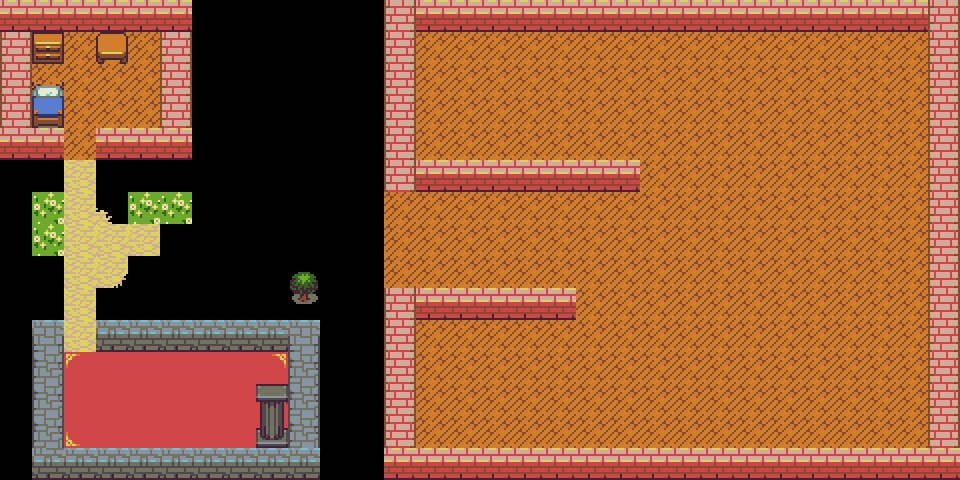

This game map was drawn from its Tiled (.tmx) file and the tilesets committed beside it. A one-line description and the full map source follow:
An orthogonal 30x15 tile map with 32x32 px tiles, 2 tile layers (background, house), 2 tilesets and 21 objects.

<map version="1.0" tiledversion="1.2.1" orientation="orthogonal" renderorder="right-down" width="30" height="15" tilewidth="32" tileheight="32" infinite="0" nextlayerid="19" nextobjectid="47">
 <tileset firstgid="1" source="16.tsx" />
 <tileset firstgid="257" source="person.tsx" />
 <layer id="12" name="background" width="30" height="15">
  <data encoding="csv">
0,0,0,0,0,0,0,0,0,0,0,0,0,0,0,0,0,0,0,0,0,0,0,0,0,0,0,0,0,0,
0,69,69,69,69,0,0,0,0,0,0,0,0,69,69,69,69,69,69,69,69,69,69,69,69,69,69,69,69,0,
0,69,69,69,69,0,0,0,0,0,0,0,0,69,69,69,69,69,69,69,69,69,69,69,69,69,69,69,69,0,
0,69,69,69,69,0,0,0,0,0,0,0,0,69,69,69,69,69,69,69,69,69,69,69,69,69,69,69,69,0,
0,0,69,0,0,0,0,0,0,0,0,0,0,69,69,69,69,69,69,69,69,69,69,69,69,69,69,69,69,0,
0,0,60,0,0,0,0,0,0,0,0,0,0,69,69,69,69,69,69,69,69,69,69,69,69,69,69,69,69,0,
0,48,60,62,48,48,0,0,0,0,0,0,69,69,69,69,69,69,69,69,69,69,69,69,69,69,69,69,69,0,
0,48,60,60,60,0,0,0,0,0,0,0,69,69,69,69,69,69,69,69,69,69,69,69,69,69,69,69,69,0,
0,0,60,80,0,0,0,0,0,57,0,0,69,69,69,69,69,69,69,69,69,69,69,69,69,69,69,69,69,0,
0,0,60,0,0,0,0,0,0,73,0,0,0,69,69,69,69,69,69,69,69,69,69,69,69,69,69,69,69,0,
0,0,60,0,0,0,0,0,0,0,0,0,0,69,69,69,69,69,69,69,69,69,69,69,69,69,69,69,69,0,
0,0,95,94,94,94,94,94,96,0,0,0,0,69,69,69,69,69,69,69,69,69,69,69,69,69,69,69,69,0,
0,0,94,94,94,94,94,94,94,0,0,0,0,69,69,69,69,69,69,69,69,69,69,69,69,69,69,69,69,0,
0,0,111,94,94,94,94,94,112,0,0,0,0,69,69,69,69,69,69,69,69,69,69,69,69,69,69,69,69,0,
0,0,0,0,0,0,0,0,0,0,0,0,0,0,0,0,0,0,0,0,0,0,0,0,0,0,0,0,0,0
</data>
 </layer>
 <layer id="13" name="house" width="30" height="15">
  <data encoding="csv">
13,13,13,13,13,13,0,0,0,0,0,0,14,13,13,13,13,13,13,13,13,13,13,13,13,13,13,13,13,14,
14,109,0,108,0,14,0,0,0,0,0,0,14,0,0,0,0,0,0,0,0,0,0,0,0,0,0,0,0,14,
14,52,0,0,0,14,0,0,0,0,0,0,14,0,0,0,0,0,0,0,0,0,0,0,0,0,0,0,0,14,
14,68,0,0,0,14,0,0,0,0,0,0,14,0,0,0,0,0,0,0,0,0,0,0,0,0,0,0,0,14,
15,13,0,13,13,13,0,0,0,0,0,0,14,0,0,0,0,0,0,0,0,0,0,0,0,0,0,0,0,14,
0,0,0,0,0,0,0,0,0,0,0,0,14,13,13,13,13,13,13,13,0,0,0,0,0,0,0,0,0,14,
0,0,0,0,0,0,0,0,0,0,0,0,0,0,0,0,0,0,0,0,0,0,0,0,0,0,0,0,0,14,
0,0,0,0,0,0,0,0,0,0,0,0,0,0,0,0,0,0,0,0,0,0,0,0,0,0,0,0,0,14,
0,0,0,0,0,0,0,0,0,0,0,0,0,0,0,0,0,0,0,0,0,0,0,0,0,0,0,0,0,14,
0,0,0,0,0,0,0,0,0,0,0,0,14,13,13,13,13,13,0,0,0,0,0,0,0,0,0,0,0,14,
0,12,0,9,9,9,9,9,9,12,0,0,14,0,0,0,0,0,0,0,0,0,0,0,0,0,0,0,0,14,
0,10,0,0,0,0,0,0,0,10,0,0,14,0,0,0,0,0,0,0,0,0,0,0,0,0,0,0,0,14,
0,10,0,0,0,0,0,0,20,10,0,0,14,0,0,0,0,0,0,0,0,0,0,0,0,0,0,0,0,14,
0,10,0,0,0,0,0,0,36,10,0,0,14,0,0,0,0,0,0,0,0,0,0,0,0,0,0,0,0,14,
0,11,9,9,9,9,9,9,9,9,0,0,13,13,13,13,13,13,13,13,13,13,13,13,13,13,13,13,13,13
</data>
 </layer>
 <objectgroup id="18" name="door">
  <object id="35" x="64" y="128" width="32" height="32">
   <properties>
    <property name="open" type="int" value="0" />
   </properties>
  </object>
  <object id="37" x="64" y="320" width="32" height="32">
   <properties>
    <property name="open" type="int" value="2" />
   </properties>
  </object>
  <object id="39" x="384" y="224" width="32" height="32">
   <properties>
    <property name="open" type="int" value="1" />
   </properties>
  </object>
  <object id="40" x="384" y="192" width="32" height="32">
   <properties>
    <property name="open" type="int" value="1" />
   </properties>
  </object>
  <object id="46" x="384" y="256" width="32" height="32">
   <properties>
    <property name="open" type="int" value="1" />
   </properties>
  </object>
 </objectgroup>
 <objectgroup id="9" name="player">
  <object id="5" x="133" y="382" width="32" height="32">
   <properties>
    <property name="img" value="orc.png" />
   </properties>
  </object>
  <object id="8" x="505" y="53" width="32" height="32">
   <properties>
    <property name="img" value="orc.png" />
   </properties>
  </object>
  <object id="10" x="452" y="362" width="32" height="32">
   <properties>
    <property name="img" value="skeleton.png" />
   </properties>
  </object>
  <object id="11" x="623" y="54" width="32" height="32">
   <properties>
    <property name="img" value="orc.png" />
   </properties>
  </object>
  <object id="12" x="694" y="61" width="32" height="32">
   <properties>
    <property name="img" value="orc.png" />
   </properties>
  </object>
  <object id="13" x="572" y="51" width="32" height="32">
   <properties>
    <property name="img" value="orc.png" />
   </properties>
  </object>
  <object id="14" x="763" y="55" width="32" height="32">
   <properties>
    <property name="img" value="orc.png" />
   </properties>
  </object>
  <object id="15" x="834" y="55" width="32" height="32">
   <properties>
    <property name="img" value="orc.png" />
   </properties>
  </object>
  <object id="16" x="88" y="65" width="32" height="32">
   <properties>
    <property name="img" value="orc.png" />
   </properties>
  </object>
  <object id="17" x="523" y="93" width="32" height="32">
   <properties>
    <property name="img" value="orc.png" />
   </properties>
  </object>
  <object id="18" x="566" y="100" width="32" height="32">
   <properties>
    <property name="img" value="orc.png" />
   </properties>
  </object>
  <object id="19" x="631" y="96" width="32" height="32">
   <properties>
    <property name="img" value="orc.png" />
   </properties>
  </object>
  <object id="20" x="694" y="104" width="32" height="32">
   <properties>
    <property name="img" value="orc.png" />
   </properties>
  </object>
  <object id="21" x="760" y="103" width="32" height="32">
   <properties>
    <property name="img" value="orc.png" />
   </properties>
  </object>
  <object id="22" x="838" y="104" width="32" height="32">
   <properties>
    <property name="img" value="orc.png" />
   </properties>
  </object>
  <object id="33" x="386" y="205" width="32" height="32">
   <properties>
    <property name="img" value="person.png" />
   </properties>
  </object>
 </objectgroup>
</map>
